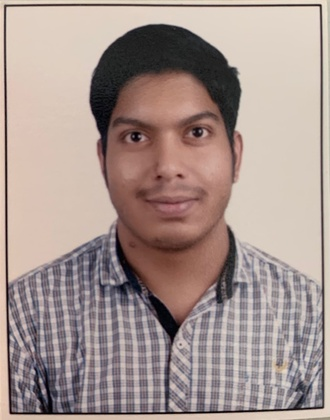
%> input picture shibu_profile.jpg, 330 x 420 px, shrunk from 1005 x 1280 before the run
$ octave Image_Negation.m   (GNU Octave 9; MATLAB toolbox functions it lacks are replaced by stand-ins)
%> lines starting %> are read from the running program, lines starting %| are printed output that depends on the picture
%Image Negation%

close all;
clear all;
clc;

disp('530_SHIBU');

img1=imread('D:\MATLAB Projects\shibu_profile.jpg');
%> img1 is the input picture: size 420x330x3 uint8; mean R, G, B 165.8, 148.3, 142.8
img=rgb2gray(img1); %for black an white
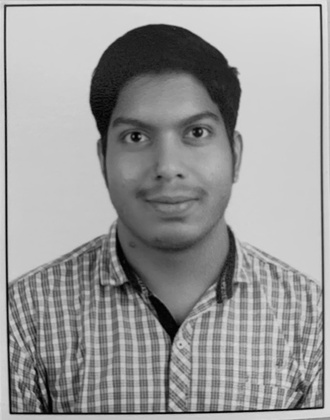
%> img: size 420x330 uint8; min 0, max 229, mean 152.9
subplot(1,2,1);
imshow(img1);
title('Original image');

s=size(img);
%> s = [420 330]
for x=1:s(1) %row
   for y=1:s(2) %column
       img_neg(x,y)=255-img(x,y);
   end
end
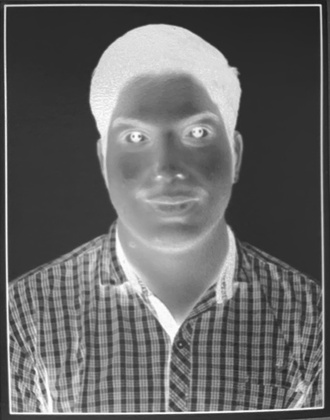
%> img_neg: size 420x330 uint8; min 26, max 255, mean 102.1

img_ne=uint8(img_neg);
subplot(1,2,2);
imshow(img_ne);
title('Image Negation')
